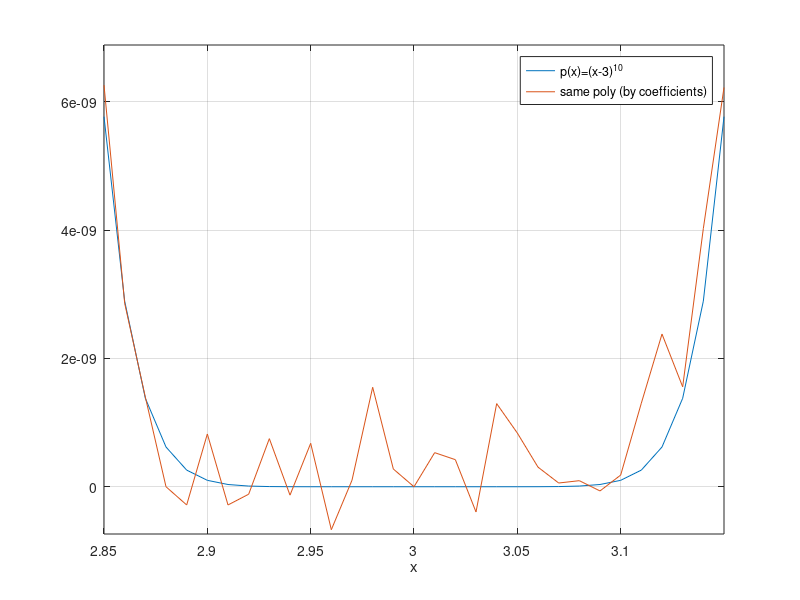

The MATLAB script that drew this image:
% WIGGLEPOLY  Plot (x-3)^10  different ways.  Via coefficients: bad.

% exact coefficients of p(x) = (x-3)^10 when expanded in monomials:
c = [1 -30 405 -3240 17010 -61236 153090 -262440 295245 -196830 59049];
x = 2.85:0.01:3.15;
ya = polyval(c,x);   % part (a)
yb = (x-3).^10;      % part (b)
plot(x,yb, x,ya)
legend('p(x)=(x-3)^{10}', 'same poly (by coefficients)')
axis tight,  grid on,  xlabel x
